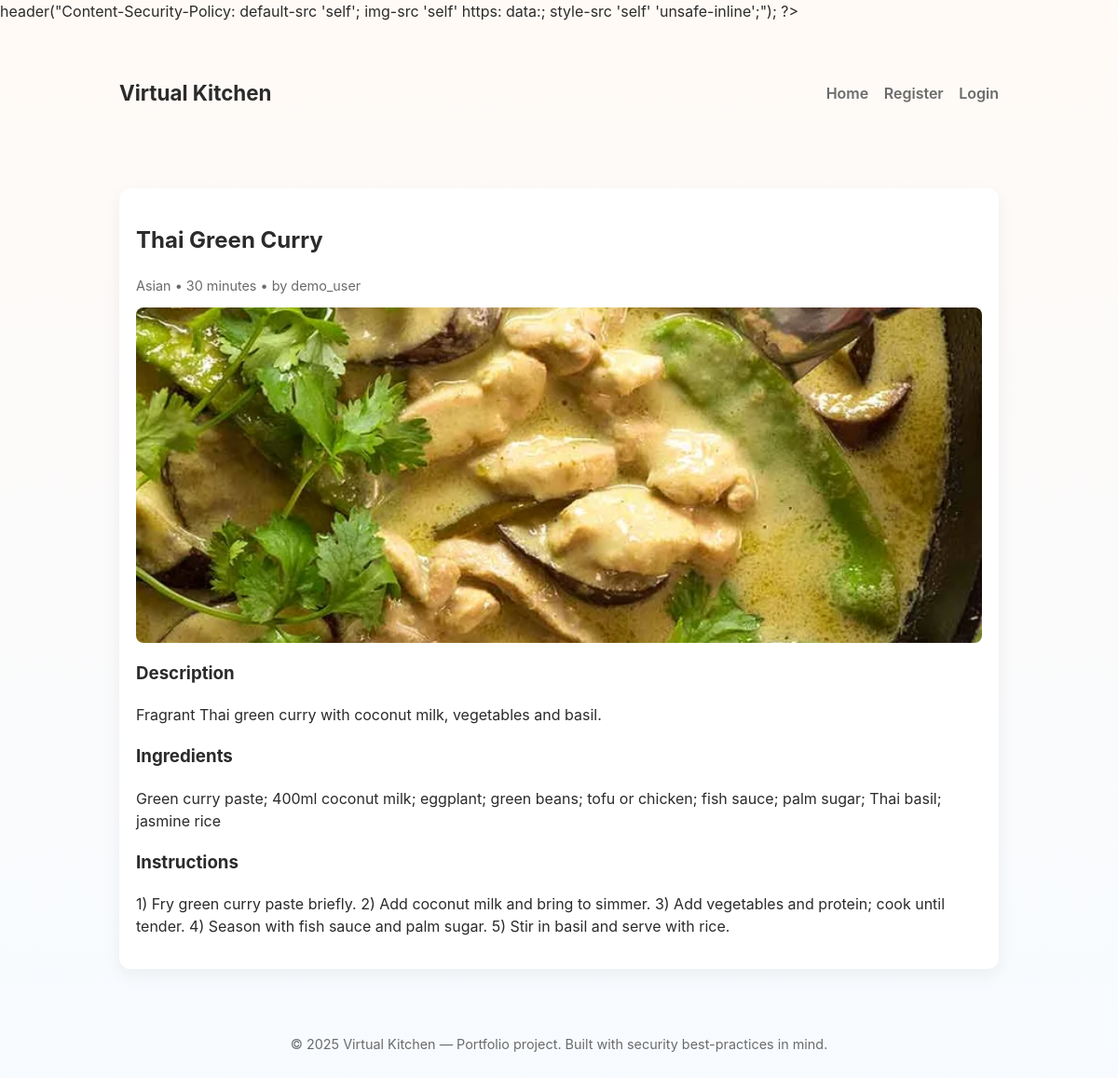
The app's page /view.php?rid=2 with its own data.
### tables this page shows
CREATE TABLE recipes (
  rid INT AUTO_INCREMENT PRIMARY KEY,
  name VARCHAR(150) NOT NULL,
  description VARCHAR(500) NOT NULL,
  type ENUM('French','Italian','Chinese','Indian','Mexican','others','Asian') NOT NULL DEFAULT 'others',
  cookingtime INT NOT NULL,
  ingredients TEXT NOT NULL,
  instructions TEXT NOT NULL,
  image VARCHAR(255) DEFAULT NULL,
  uid INT NOT NULL,
  created_at TIMESTAMP DEFAULT CURRENT_TIMESTAMP,
  FOREIGN KEY (uid) REFERENCES users(uid) ON DELETE CASCADE
);

CREATE TABLE users (
  uid INT AUTO_INCREMENT PRIMARY KEY,
  username VARCHAR(50) NOT NULL UNIQUE,
  password VARCHAR(255) NOT NULL,
  email VARCHAR(150) NOT NULL UNIQUE,
  created_at TIMESTAMP DEFAULT CURRENT_TIMESTAMP
);

### inc/functions.php (called while the page is built, shortened)
<?php
function e(string $s): string {
    return htmlspecialchars($s, ENT_QUOTES | ENT_SUBSTITUTE, 'UTF-8');
}

### view.php (the view, shortened to what this page needs)
<?php
require_once __DIR__ . '/inc/header.php';
$rid = intval($_GET['rid'] ?? 0);
$pdo = db();
$stmt = $pdo->prepare('SELECT r.*, u.username FROM recipes r JOIN users u ON r.uid = u.uid WHERE r.rid = :rid');
$stmt->execute(['rid' => $rid]);
$r = $stmt->fetch();
?>
<div class="card">
  <h2><?= e($r['name']) ?></h2>
  <div class="small"><?= e($r['type']) ?> • <?= intval($r['cookingtime']) ?> minutes • by <?= e($r['username']) ?></div>
  <?php if ($r['image'] && file_exists(__DIR__ . '/uploads/'.$r['image'])): ?>
    <img src="/uploads/<?= e($r['image']) ?>" alt="<?= e($r['name']) ?>" style="width:100%;max-height:360px;object-fit:cover;margin-top:12px;border-radius:8px">
  <?php endif; ?>
  <h3>Description</h3>
  <p><?= nl2br(e($r['description'])) ?></p>
  <h3>Ingredients</h3>
  <p><?= nl2br(e($r['ingredients'])) ?></p>
  <h3>Instructions</h3>
  <p><?= nl2br(e($r['instructions'])) ?></p>
</div>
<?php require_once __DIR__ . '/inc/footer.php'; ?>

### css/styles.css (style rules this page uses)
:root { --bg: #fffaf6; --card: #fff; --accent: #ffd6e0; --muted: #6b6b6b; --text: #2b2b2b; --shadow: rgba(28,28,28,0.06); --glass: rgba(255,255,255,0.7); }
* { box-sizing:border-box }
body { font-family: Inter, ui-sans-serif, system-ui, -apple-system, "Segoe UI", Roboto, "Helvetica Neue", Arial; background: linear-gradient(180deg, #fffaf6 0%, #f7fbff 100%); color:var(--text); margin:0; line-height:1.5; }
.card { background:var(--card); border-radius:12px; box-shadow:0 6px 18px var(--shadow); padding:18px; margin-bottom:18px; }
.small { font-size:0.9rem;color:var(--muted) }

### records on screen
recipes: name "Thai Green Curry", type "Asian", cookingtime "30", uid.username "demo_user", image (picture), description "Fragrant Thai green curry with coconut milk, vegetables and basil.", ingredients "Green curry paste; 400ml coconut milk; eggplant; green beans; tofu or chicken; fish sauce; palm sugar; Thai basil; jasmine rice", instructions "1) Fry green curry paste briefly. 2) Add coconut milk and bring to simmer. 3) Add vegetables and protein; cook until tender. 4) Season with fish sauce and palm sugar. 5) Stir in basil and serve with rice."
